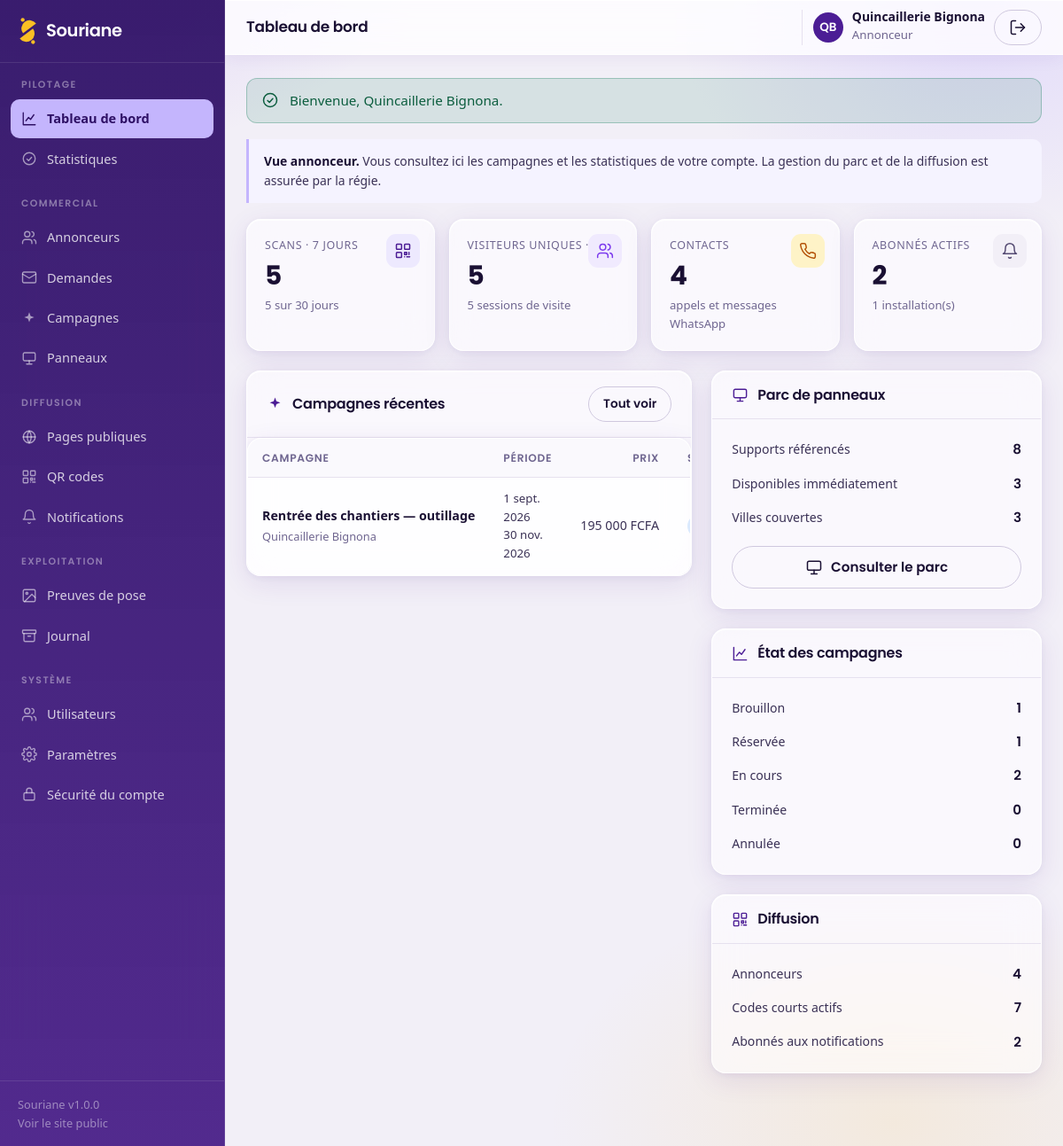
The page /admin (signed in) on the database its author committed.
### tables this page shows
CREATE TABLE `utilisateurs` (
    `id`            INT UNSIGNED NOT NULL AUTO_INCREMENT,
    `nom`           VARCHAR(120)  NOT NULL,
    `email`         VARCHAR(180)  NOT NULL,
    `mot_de_passe`  VARCHAR(255)  NOT NULL COMMENT 'Empreinte Argon2id',
    `role`          ENUM('regie','agent','annonceur') NOT NULL DEFAULT 'agent',
    `annonceur_id`  INT UNSIGNED  NULL COMMENT 'Renseigné si role = annonceur',
    `telephone`     VARCHAR(30)   NULL,
    `actif`         TINYINT(1)    NOT NULL DEFAULT 1,
    `derniere_connexion` DATETIME NULL,
    `tentatives_echec` TINYINT UNSIGNED NOT NULL DEFAULT 0,
    `verrouille_jusqua` DATETIME  NULL,
     
     
     
     
     
    `totp_secret`        VARCHAR(255)  NULL COMMENT 'Secret TOTP, chiffré',
    `totp_actif`         TINYINT(1)    NOT NULL DEFAULT 0,
    `totp_confirme_le`   DATETIME      NULL,
    `totp_dernier_pas`   BIGINT UNSIGNED NULL COMMENT 'Intervalle de 30 s déjà consommé',
    `totp_codes_secours` TEXT          NULL COMMENT 'Empreintes SHA-256, une par ligne',
    `cree_le`       DATETIME      NOT NULL DEFAULT CURRENT_TIMESTAMP,
    `maj_le`        DATETIME      NOT NULL DEFAULT CURRENT_TIMESTAMP ON UPDATE CURRENT_TIMESTAMP,
    PRIMARY KEY (`id`),
    UNIQUE KEY `uk_utilisateurs_email` (`email`),
    KEY `idx_utilisateurs_role` (`role`),
    KEY `fk_utilisateurs_annonceur` (`annonceur_id`),
    CONSTRAINT `fk_utilisateurs_annonceur` FOREIGN KEY (`annonceur_id`)
        REFERENCES `annonceurs` (`id`) ON DELETE SET NULL ON UPDATE CASCADE
);

CREATE TABLE `campagnes` (
    `id`            INT UNSIGNED NOT NULL AUTO_INCREMENT,
    `annonceur_id`  INT UNSIGNED  NOT NULL,
    `formule_id`    INT UNSIGNED  NULL,
    `nom`           VARCHAR(180)  NOT NULL,
    `date_debut`    DATE          NOT NULL,
    `date_fin`      DATE          NOT NULL,
    `prix`          DECIMAL(12,2) NOT NULL DEFAULT 0.00,
    `statut`        ENUM('brouillon','reservee','en_cours','terminee','annulee')
                    NOT NULL DEFAULT 'brouillon',
    `moyen_paiement` ENUM('aucun','wave','orange_money','especes','virement')
                    NOT NULL DEFAULT 'aucun',
    `reference_paiement` VARCHAR(120) NULL,
    `note`          TEXT          NULL,
    `cree_le`       DATETIME      NOT NULL DEFAULT CURRENT_TIMESTAMP,
    `maj_le`        DATETIME      NOT NULL DEFAULT CURRENT_TIMESTAMP ON UPDATE CURRENT_TIMESTAMP,
    PRIMARY KEY (`id`),
    KEY `idx_campagnes_statut` (`statut`),
    KEY `idx_campagnes_periode` (`date_debut`,`date_fin`),
    KEY `fk_campagnes_annonceur` (`annonceur_id`),
    KEY `fk_campagnes_formule` (`formule_id`),
    CONSTRAINT `fk_campagnes_annonceur` FOREIGN KEY (`annonceur_id`)
        REFERENCES `annonceurs` (`id`) ON DELETE CASCADE ON UPDATE CASCADE,
    CONSTRAINT `fk_campagnes_formule` FOREIGN KEY (`formule_id`)
        REFERENCES `formules` (`id`) ON DELETE SET NULL ON UPDATE CASCADE,
    CONSTRAINT `chk_campagnes_dates` CHECK (`date_fin` >= `date_debut`)
);

CREATE TABLE `annonceurs` (
    `id`            INT UNSIGNED NOT NULL AUTO_INCREMENT,
    `nom`           VARCHAR(180)  NOT NULL,
    `adresse_courte` VARCHAR(80)  NOT NULL COMMENT 'Identifiant d’URL (slug)',
    `description`   TEXT          NULL,
    `logo`          VARCHAR(255)  NULL,
    `telephone`     VARCHAR(30)   NULL,
    `whatsapp`      VARCHAR(30)   NULL,
    `email`         VARCHAR(180)  NULL,
    `adresse`       VARCHAR(255)  NULL,
    `ville`         VARCHAR(120)  NULL,
    `latitude`      DECIMAL(10,7) NULL,
    `longitude`     DECIMAL(10,7) NULL,
    `reseaux`       JSON          NULL COMMENT '{facebook,instagram,tiktok,youtube,site}',
    `horaires`      JSON          NULL COMMENT '{"lun":"08:00-18:00", ...}',
    `statut`        ENUM('actif','inactif','archive') NOT NULL DEFAULT 'actif',
    `cree_le`       DATETIME      NOT NULL DEFAULT CURRENT_TIMESTAMP,
    `maj_le`        DATETIME      NOT NULL DEFAULT CURRENT_TIMESTAMP ON UPDATE CURRENT_TIMESTAMP,
    PRIMARY KEY (`id`),
    UNIQUE KEY `uk_annonceurs_slug` (`adresse_courte`),
    KEY `idx_annonceurs_statut` (`statut`),
    KEY `idx_annonceurs_ville` (`ville`)
);

### app/views/admin/tableau-de-bord.php (the view, shortened to what the rows shown need)
<?php
$estRegie = Auth::aRole('regie');
?>
<div class="grille-admin-2" style="display:grid;grid-template-columns:1.35fr 1fr;gap:22px;align-items:start">
    <div class="panneau">
        <div class="panneau__entete">
            <h2 class="panneau__titre"><?= Icone::svg('etincelle') ?> Campagnes récentes</h2>
        </div>
        <?php if ($campagnes === []): ?>
            <div class="panneau__corps">
                <p class="texte-petit">Aucune campagne enregistrée pour l’instant.</p>
            </div>
        <?php else: ?>
            <div class="tableau-enveloppe">
                <table class="tableau">
                    <thead>
                        <tr>
                            <th>Campagne</th>
                            <th>Période</th>
                            <th class="tableau__numerique">Prix</th>
                            <th>Statut</th>
                        </tr>
                    </thead>
                    <tbody>
                        <?php foreach ($campagnes as $campagne): ?>
                            <tr>
                                <td>
                                    <a class="tableau__principal" href="<?= e(url('admin/campagnes/' . $campagne['id'])) ?>">
                                        <?= e((string) $campagne['nom']) ?>
                                    </a>
                                    <div class="tableau__secondaire"><?= e((string) $campagne['annonceur_nom']) ?></div>
                                </td>
                                <td class="texte-petit">
                                    <?= e(date_fr((string) $campagne['date_debut'])) ?><br>
                                    <?= e(date_fr((string) $campagne['date_fin'])) ?>
                                </td>
                                <td class="tableau__numerique"><?= e(fcfa($campagne['prix'])) ?></td>
                                <td><?= etiquette_etat((string) $campagne['statut']) ?></td>
                            </tr>
                        <?php endforeach; ?>
                    </tbody>
                </table>
            </div>
        <?php endif; ?>
    </div>
    <div>
        <div class="panneau">
            <div class="panneau__entete">
                <h2 class="panneau__titre"><?= Icone::svg('panneau') ?> Parc de panneaux</h2>
            </div>
        </div>
        <div class="panneau">
            <div class="panneau__entete">
                <h2 class="panneau__titre"><?= Icone::svg('graphique') ?> État des campagnes</h2>
            </div>
        </div>
        <div class="panneau">
            <div class="panneau__entete">
                <h2 class="panneau__titre"><?= Icone::svg('qr') ?> Diffusion</h2>
            </div>
        </div>
    </div>
</div>

### app/views/layouts/admin.php (shortened to what the rows shown need)
<?php
$titrePage     = $titrePage ?? 'Tableau de bord';
$contenu       = $contenu ?? '';
$utilisateur = Auth::utilisateur();
$initiales   = '';
if ($utilisateur !== null) {
    $mots = preg_split('/\s+/', trim((string) $utilisateur['nom'])) ?: [];
    foreach (array_slice($mots, 0, 2) as $mot) {
        $initiales .= mb_strtoupper(mb_substr($mot, 0, 1));
    }
}
?>
<!DOCTYPE html>
<html lang="fr">
<head>
<link rel="stylesheet" href="<?= e(asset('css/app.css')) ?>">
<link rel="stylesheet" href="<?= e(asset('css/admin.css')) ?>">
</head>
<body class="admin">
<div class="admin-conteneur">
    <div class="admin-principal">
        <header class="admin-entete">
            <div class="pile">
                <h1 class="admin-entete__titre"><?= e($titrePage) ?></h1>
            </div>
            <div class="admin-entete__actions">
                <?php if ($utilisateur !== null): ?>
                    <div class="admin-entete__utilisateur">
                        <span class="avatar" aria-hidden="true"><?= e($initiales !== '' ? $initiales : 'SA') ?></span>
                        <span>
                            <strong style="display:block;line-height:1.2"><?= e((string) $utilisateur['nom']) ?></strong>
                            <span class="texte-petit"><?= e(\Souriane\Models\Utilisateur::ROLES[$utilisateur['role']] ?? $utilisateur['role']) ?></span>
                        </span>
                        <form method="post" action="<?= e(url('admin/deconnexion')) ?>" style="margin:0">
                            <button type="submit" class="btn btn--contour btn--petit" title="Se déconnecter">
                                <?= Icone::svg('deconnexion') ?>
                            </button>
                        </form>
                    </div>
                <?php endif; ?>
            </div>
        </header>
        <div class="admin-contenu">
            <?= $contenu ?>
        </div>
    </div>
</div>
</body>
</html>

### rows shown on the page
utilisateurs: nom "Quincaillerie Bignona", role "Annonceur"
campagnes: nom "Rentrée des chantiers — outillage", annonceur.nom "Quincaillerie Bignona", date_debut "1 sept. 2026", date_fin "30 nov. 2026", prix "195 000 FCFA"

### other values the page prints
APP_NAME "Souriane"
$groupe['titre'] "PILOTAGE"
$lien['libelle'] "Tableau de bord"
$lien['libelle'] "Statistiques"
$groupe['titre'] "COMMERCIAL"
$lien['libelle'] "Annonceurs"
$lien['libelle'] "Demandes"
$lien['libelle'] "Campagnes"
$lien['libelle'] "Panneaux"
$groupe['titre'] "DIFFUSION"
$lien['libelle'] "Pages publiques"
$lien['libelle'] "QR codes"
$lien['libelle'] "Notifications"
$groupe['titre'] "EXPLOITATION"
$lien['libelle'] "Preuves de pose"
